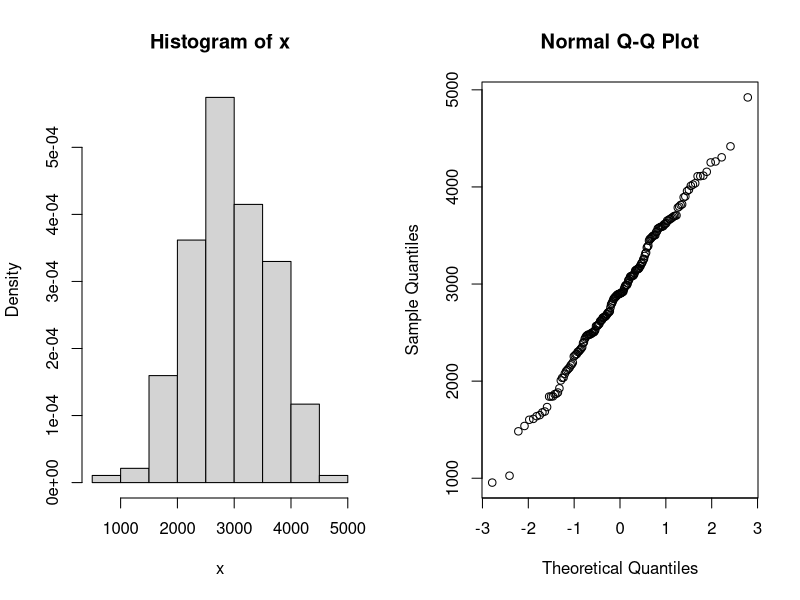
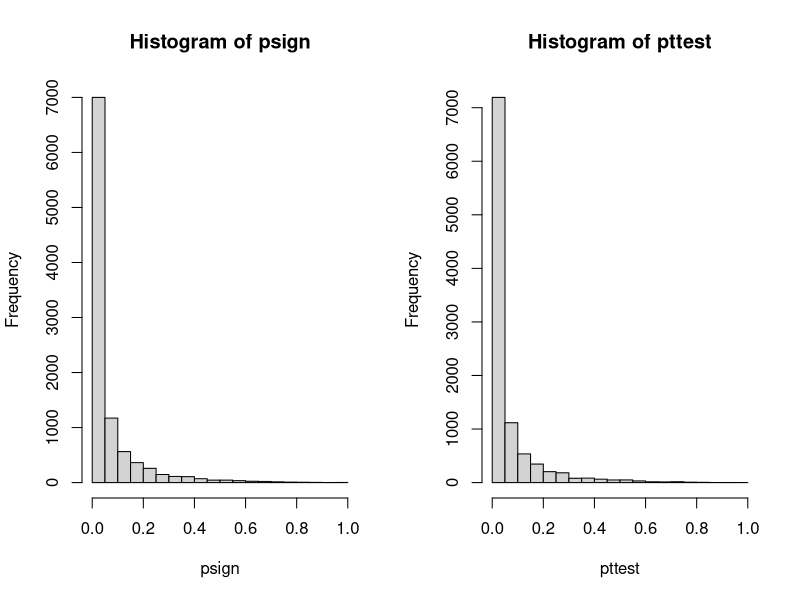
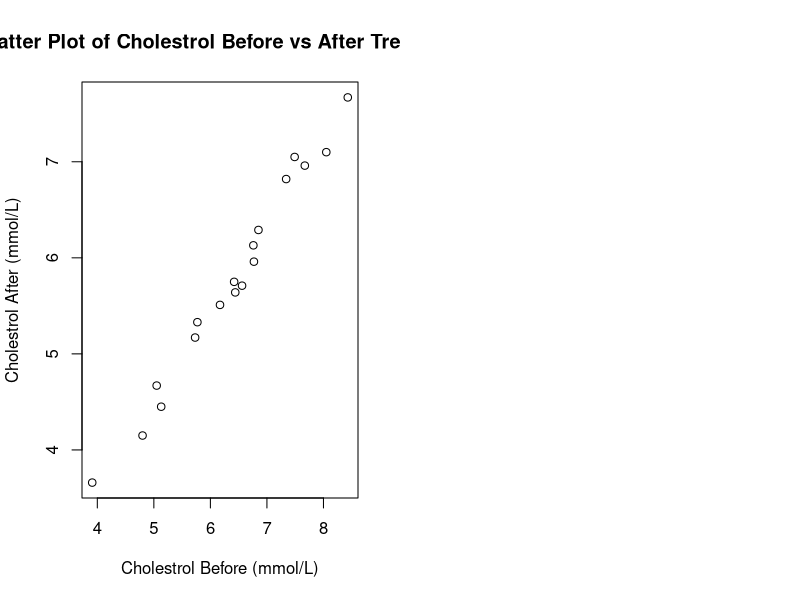
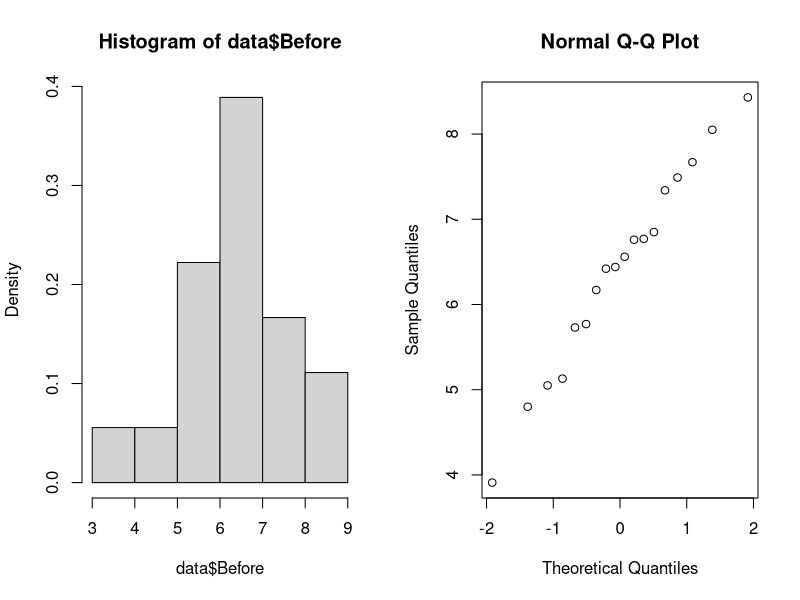
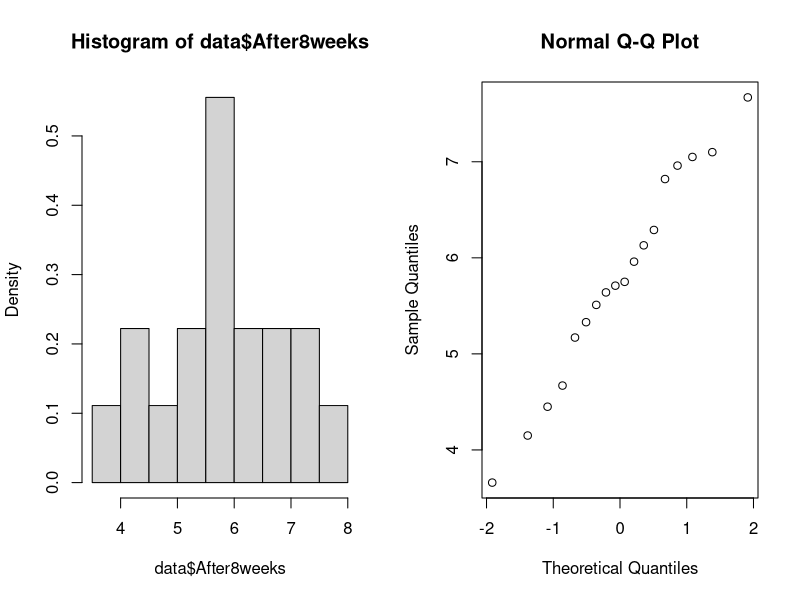
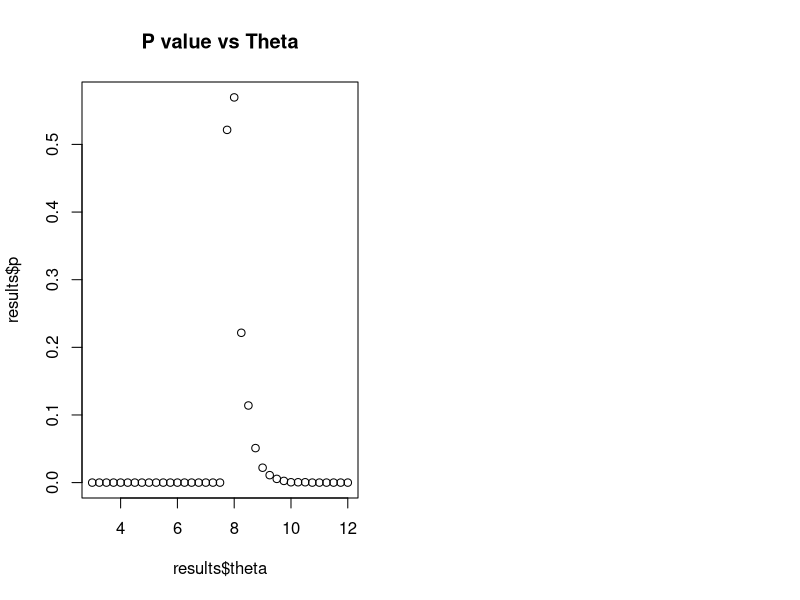
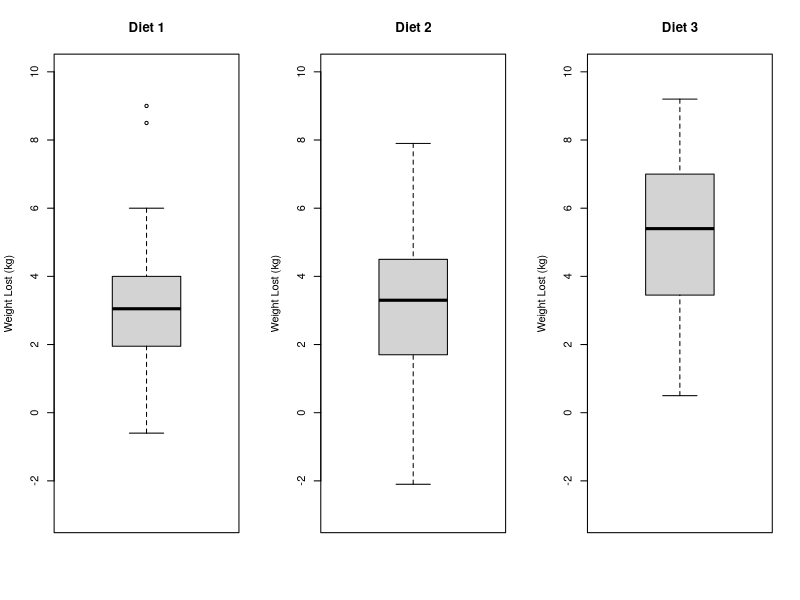
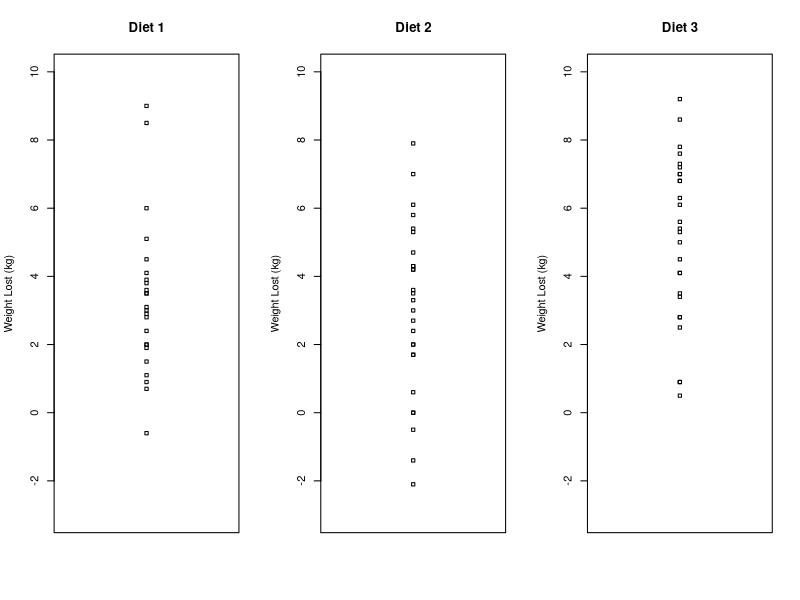

Generate these figures, in order, with R:
## ---- chunk 1
data = read.table("birthweight.txt", header=T)
par(mfrow=c(1,2))
# use x as alias for the dataset
x = data$birthweight

# checking normality
hist(x, freq=F)
qqnorm(x)
shapiro.test(x)

t.test(x, conf.level=0.96)

# calculate min sample size needed
tval = qt(0.98, length(x))
m = 50
n = (tval * sd(x) / m) ** 2
print(sprintf("min sample size, n = %.2f", n))

## ---- chunk 2
B = 10000
Tstar = numeric(B)
for (i in 1:B){
  # sample with replacement, for a new sample of same length(x)
  Xstar = sample(x, replace=TRUE)
  Tstar[i] = mean(Xstar) 
}

Tstar02 = quantile(Tstar, 0.02)
Tstar04 = quantile(Tstar, 0.98)
print(sprintf("Bootstrap 96%% CI = [%.2f, %.2f]", Tstar02, Tstar04))
## ---- chunk 3
res = t.test(x, mu=2800, alt="g")
res #[[4]]
## ---- chunk 4
res = wilcox.test(x, mu=2800, alt="g")
res
## ---- chunk 5

B = 10000; n = length(x)
psign=numeric(B) ## will contain p-values of sign test
pttest=numeric(B) ## will contain p-values of t-test
for(i in 1:B) {
  y = rnorm(n, mean=mean(x),sd=sd(x)) ## generate data under H1 with mu=0.5
  mu = 2800
  pttest[i] = t.test(y, mu=mu, alternative="greater")[[3]] ## extract p-value
  psign[i] = wilcox.test(y, mu=mu, alt="g")[[3]]
  #psign[i] = binom.test(sum(x>0),n,p=0.5)[[3]]
} ## extract p-value
signPower = sum(psign<0.05) / B
tPower = sum(pttest<0.05) / B

print(sprintf("wilcox signed rank test power = %.4f, t-test power = %.4f", signPower, tPower))
par(mfrow=c(1,2))
hist(psign)
hist(pttest)

## ---- chunk 6
# compute pHat based on the data:
pHat = sum(x < 2600) / length(x)
n = length(x)
# compute z_{\alpha/2}
z = (pHat - 0.25) / sqrt((pHat * (1-pHat)) / n)
sprintf("pHat = %.5f, z = %.5f", pHat, z)
# compute alpha:
alpha = 2 * pnorm(z, lower.tail = F)
ciLevel = 1 - alpha
sprintf("confidence interval level = %.5f", ciLevel)

ciUpper = pHat + z * sqrt((pHat * (1-pHat)) / n)
ciLower = pHat - z * sqrt((pHat * (1-pHat)) / n)
sprintf("final confidence interval = [%.4f, %.4f]", ciLower, ciUpper)
## ---- chunk 7
prop.test(c(34, 28), c(95, 93))
#prop.test(c(34, 28), c(95, 93))
## ---- chunk 8
data = read.table("cholesterol.txt", header=T)

plot(data$Before, data$After8weeks, main="Scatter Plot of Cholestrol Before vs After Treatment", xlab="Cholestrol Before (mmol/L)", ylab="Cholestrol After (mmol/L)")

# checking normality:
par(mfrow=c(1,2))
hist(data$Before, freq=F)
qqnorm(data$Before)
shapiro.test(data$Before)

hist(data$After8weeks, freq=F)
qqnorm(data$After8weeks)
shapiro.test(data$After8weeks)
## ---- chunk 9
cor.test(data$Before, data$After8weeks)
## ---- chunk 10

## ---- chunk 11
xbar = mean(data$After8weeks)
s = sd(data$After8weeks)
n = length(data$After8weeks)

m = qt(0.975, df=n-1) * (s / sqrt(n))
# compute CI for \bar{x}
xBarLow = xbar - m
xBarHigh = xbar + m
sprintf("CI for xbar = [%.4f, %.4f]", xBarLow, xBarHigh)

# use results to compute CI for \theta
thetaLow = 2 * xBarLow - 3
thetaHigh = 2 * xBarHigh - 3
sprintf("CI for theta = [%.4f, %.4f]", thetaLow, thetaHigh)
## ---- chunk 12
sprintf("max(data$After8weeks) = %.4f", max(data$After8weeks))
sprintf("improved CI = [%.4f, %.4f]",  max(data$After8weeks), thetaHigh)
## ---- chunk 13
# returns TRUE if X ~Unif(3, theta) is plausible (p > 0.05)
doBootstrap = function (x, theta, makePlot=FALSE) {
  n = length(x)
  t = max(x)
  B = 4000
  tstar = numeric(B)
  for (i in 1:B) {
    xstar = runif(n, min=3, max=theta)
    tstar[i] = max(xstar)
  }
  
  pl = sum(tstar<t) / B
  pr = sum(tstar>t) / B
  p = 2 * min(pl, pr) # e.g. 0.038
  
  if (makePlot) {
  # make histogram:
    hist(tstar,prob=T, main="Histogram of tstar", freq=F)
    lines(rep(t,2), c(0,0.03), col="red", lwd=2)
    axis(1,t,expression(paste("t")))
    print(sprintf("p = %.4f", p))
  }
  #return(p >= 0.05);
  return(data.frame(theta=theta, p=p, valid=(p>=0.05)))
}

#results = data.frame(p=c(), valid=c())
results = NULL
for (theta in seq(3,12,0.25)){
  cur = 
    doBootstrap(data$After8weeks, theta, makePlot=FALSE)
  if (is.null(results)) {
    results = cur
  } else {
    results = rbind(results, cur)
  }
}
plot(results$theta, results$p, main="P value vs Theta")
results
#sprintf("res = %d", res)
## ---- chunk 14
res = binom.test(sum(data$After8weeks >= 6), length(data$After8weeks), p=0.5, alt="less")
## ---- chunk 15
binom.test(sum(data$After8weeks <= 4.5), length(data$After8weeks), p=0.25, alt="g")
## ---- chunk 16
data = read.table("diet.txt", header=T)
# compute weight lost
data$weightlost = data$preweight - data$weight6weeks

par(mfrow = c(1, 3))
ylim = c(-3, 10)

diet1 = dplyr::filter(data, diet == 1)
diet2 = dplyr::filter(data, diet == 2)
diet3 = dplyr::filter(data, diet == 3)

boxplot(diet1$weightlost, main="Diet 1", ylab="Weight Lost (kg)", ylim=ylim)
boxplot(diet2$weightlost, main="Diet 2", ylab="Weight Lost (kg)", ylim=ylim)
boxplot(diet3$weightlost, main="Diet 3", ylab="Weight Lost (kg)", ylim=ylim)

stripchart(diet1$weightlost, main="Diet 1", ylab="Weight Lost (kg)", ylim=ylim, vertical=T)
stripchart(diet2$weightlost, main="Diet 2", ylab="Weight Lost (kg)", ylim=ylim, vertical=T)
stripchart(diet3$weightlost, main="Diet 3", ylab="Weight Lost (kg)", ylim=ylim, vertical=T)
## ---- chunk 17
par(mfrow=c(1,2))
hist(data$preweight, freq=F)
qqnorm(data$preweight, main="Normal QQ plot: preweight")
shapiro.test(data$preweight)

hist(data$weight6weeks, freq=F)
qqnorm(data$weight6weeks, main="Normal QQ plot: weight6weeks")
shapiro.test(data$weight6weeks)

boxplot(data.frame(preweight=data$preweight, weightweeks6=data$weight6weeks))
## ---- chunk 18
res = binom.test(sum(data$weightlost > 0), length(data$weightlost), p=0.5,alternative= "greater")
res
## ---- chunk 19
# checking normality
checkNorm = function(data, name) {
  hist(data, main=sprintf("histogram of %s", name))
  qqnorm(data, main=sprintf("Normal qqplot of %s", name))
  shapiro.test(data)
}
par(mfrow = c(1, 2))
checkNorm(diet1$weightlost, "Diet 1"); checkNorm(diet2$weightlost, "Diet 2"); checkNorm(diet3$weightlost, "Diet 3"); 
## ---- chunk 20
# convert diet from int -> string (for informing linear model)!!
#data$diet = as.character(data$diet)
# tell R that certain columns are factor and not just numbers
data$diet = factor(data$diet)



contrasts(data$diet) <- contr.poly(length(levels(data$diet)))
#contrasts(data$diet) = contr.sum

dietaov = lm(weightlost~diet, data=data)
print("dietaov:"); dietaov
print("summary(dietaov):"); summary(dietaov)
print("anova:"); anova(dietaov)
## ---- chunk 21

## ---- chunk 22
# diet, gender
data$gender = factor(data$gender)

# remove people with no gender data
data2 = dplyr::filter(data, !is.na(gender))
interaction.plot(data2$gender, data2$diet, data2$weightlost)
interaction.plot(data2$diet, data2$gender, data2$weightlost)

# TODO: reset contrasts?
#contrasts(data2$diet) = contr.treatment(length(levels(data2$diet)))
gaov = lm(weightlost~diet*gender, data=data2)

print("gaov:"); gaov
print("summary(gaov):"); summary(gaov)
ganova = anova(gaov)
print("anova:"); ganova
## ---- chunk 23
gaov = lm(weightlost~diet+gender, data=data2)

print("gaov:"); gaov
print("summary(gaov):"); summary(gaov)
ganova = anova(gaov)
print("anova:"); ganova
## ---- chunk 24
library(MASS)
data = npk

randomize = function(n_blocks){
  t = c(1,1,0,0)
  
  t_temp = c()
  
  for (x in 1:n_blocks){
    t_temp = c(t_temp, sample(t))
  }
  return(t_temp)
}

#Generate random columns where each block has random permutations of exactly two of each soil additive

N = randomize(6)
P = randomize(6)
K = randomize(6)

block = c()

for (x in 1:6){
  block = c(block, rep(x,4))
  
}
#data

random_df = data.frame(block = block, N = N, P = P, K = K)
head(random_df,4)
tail(random_df,4)

## ---- chunk 25
N0 = dplyr::filter(data, N == 0)
N1 = dplyr::filter(data, N == 1)
barplot(c(mean(N0$yield), mean(N1$yield)), names.arg=c("Nitrogen", "No Nitrogen"), main="Plots With Nitrogen vs Without", ylab="Average Yield", ylim=c(0,60))
## ---- chunk 26

naov = lm(yield~block+N, data=data)

print("naov:"); naov
print("summary(naov):"); summary(naov)
nanova = anova(naov)
print("nanova:"); nanova
